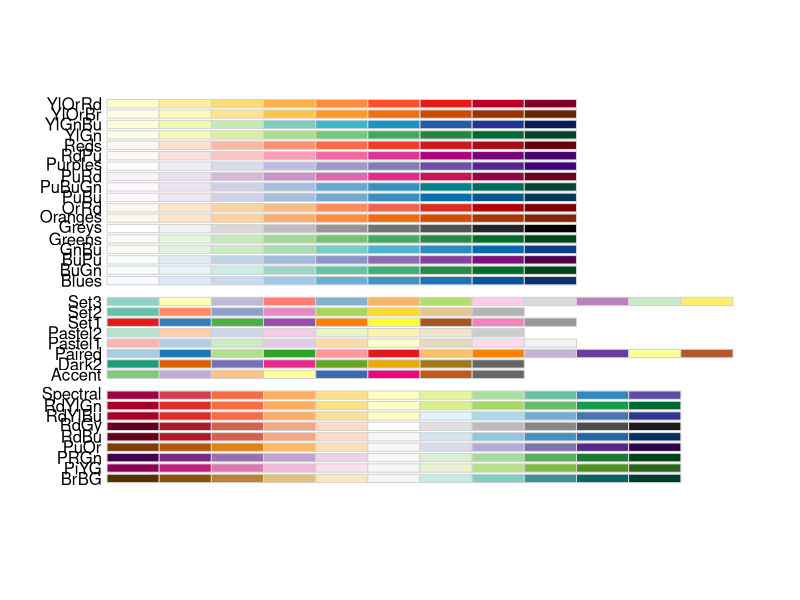
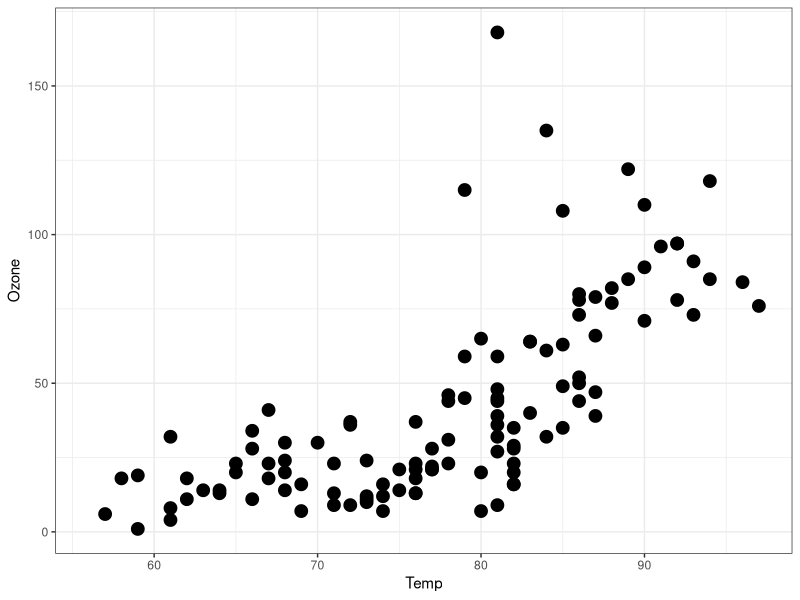
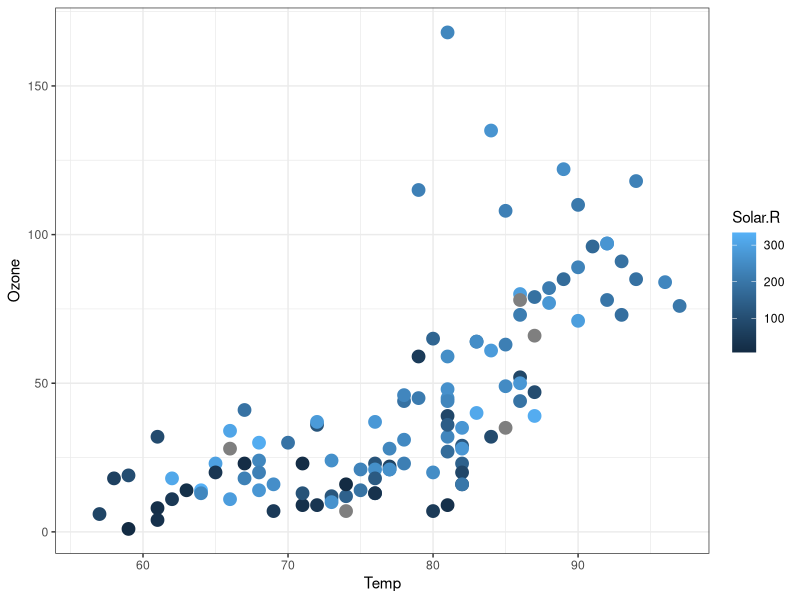
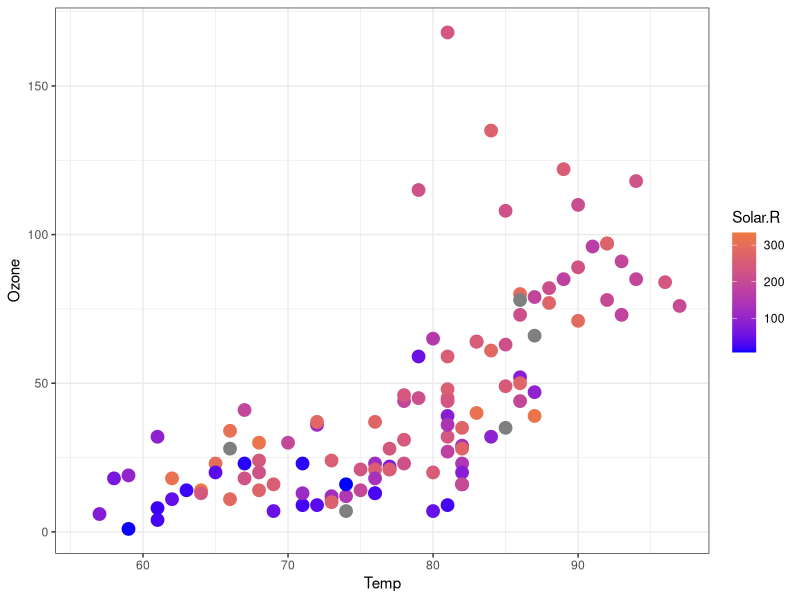
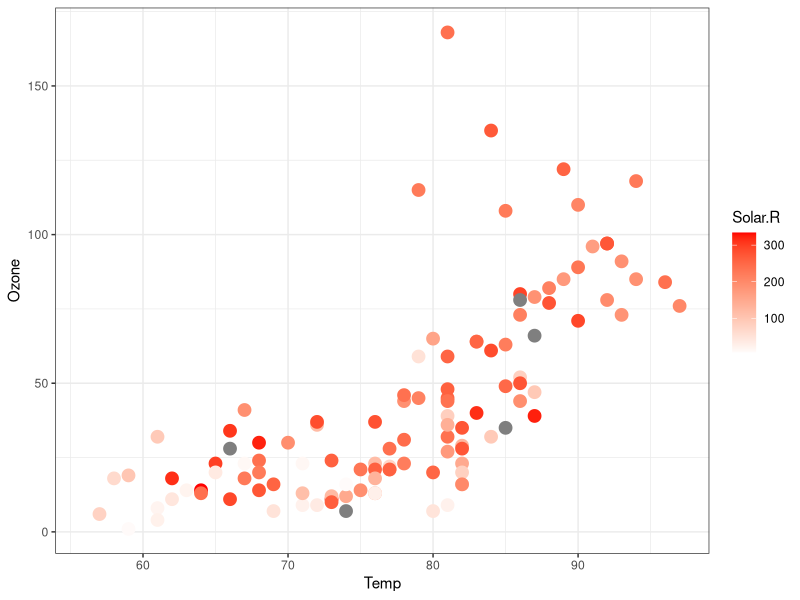
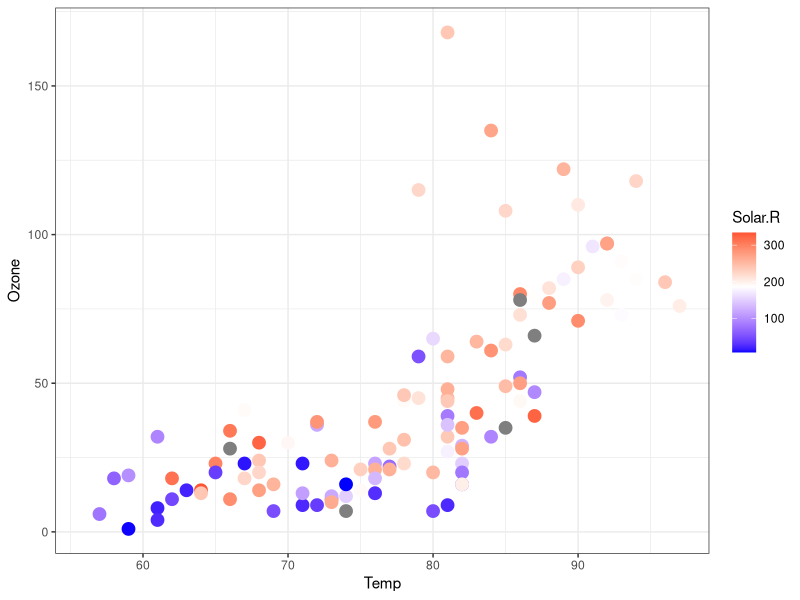
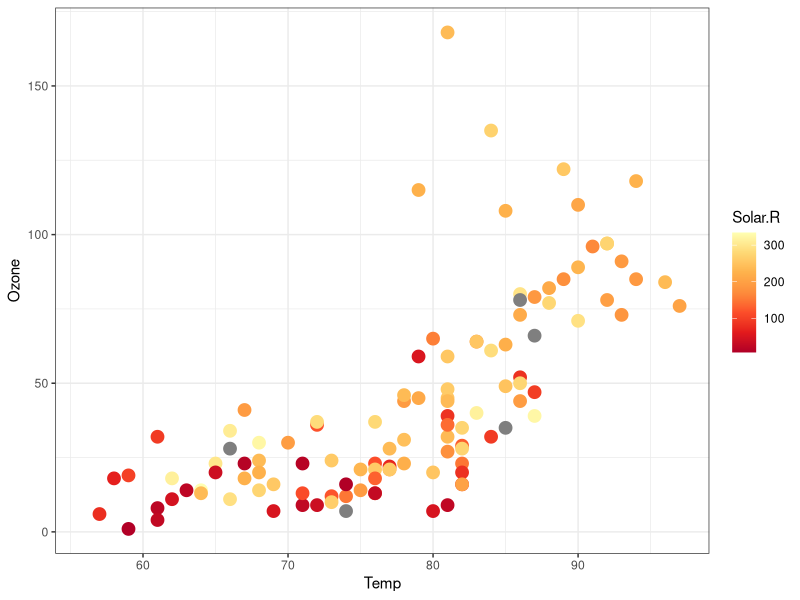
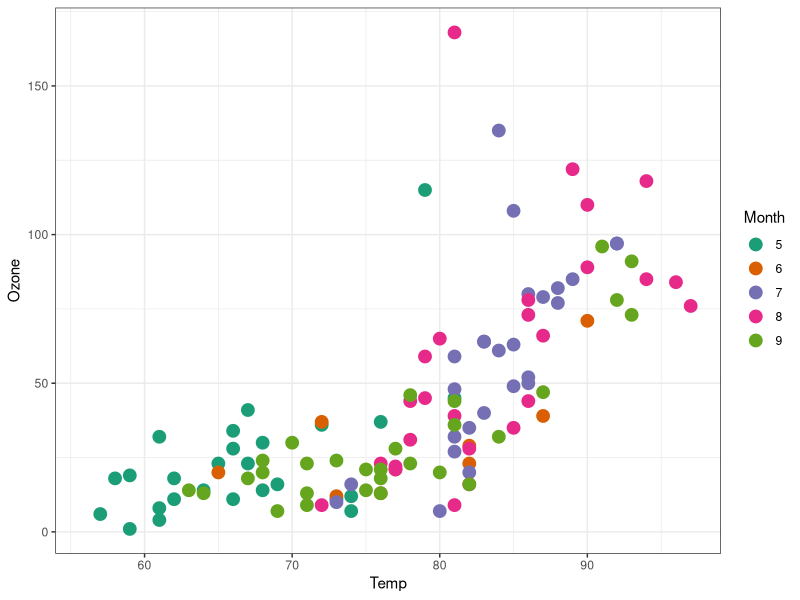

Write R code to recreate these figures, in order. (Note: this script raises an error after producing the figures.)
library(tidyverse)

############ install RColorBrewer
if (!requireNamespace("RColorBrewer", quietly = TRUE)) {
  install.packages("RColorBrewer")
}
library(RColorBrewer)

############  displays the a few palettes 
RColorBrewer::display.brewer.all()

############ revisit airquality data
airquality |> as_tibble()

############ Temp vs Ozone
airquality |>
  ggplot(aes(Temp, Ozone)) + 
  geom_point(size = 4) + 
  theme_bw()

############ scale_color_continuous
############ continuous data values are mapped onto the color
airquality |> 
  ggplot(aes(Temp, Ozone)) + 
  geom_point(aes(color = Solar.R), size = 4) + 
  theme_bw()

############ scale_color_gradient creates a two colour gradient (low-high),
airquality |> 
  ggplot(aes(Temp, Ozone)) + 
  geom_point(aes(color = Solar.R), size = 4) +
  scale_color_gradient(low = "blue", high = "sienna2")+ 
  theme_bw()

############ scale_color_gradient2creates a diverging clour gradient (low-mid-high)
airquality |> 
  ggplot(aes(Temp, Ozone)) + 
  geom_point(aes(color = Solar.R), size = 4) +
  scale_color_gradient2(low = "black", mid = "white" , high = "red")+ 
  theme_bw()


############ meaningful midpoint in diverging scale
airquality |>
  ggplot(aes(Temp, Ozone)) +
  geom_point(aes(color = Solar.R), size = 4) +
  scale_color_gradient2(
    low = "blue", mid = "white", high = "red",
    midpoint = mean(airquality$Solar.R, na.rm = TRUE)
  ) +
  theme_bw()

############ scale_color_distiller for continuous data using palette
airquality |>
  ggplot(aes(Temp, Ozone)) +
  geom_point(aes(color = Solar.R), size = 4) +
  scale_color_distiller(palette = "YlOrRd") +
  theme_bw()

############ scale_color_brewer + palette
airquality |> 
  mutate(Month = factor(Month)) |>
  ggplot(aes(Temp, Ozone)) + 
  geom_point(aes(color = Month), size = 4) + 
  scale_color_brewer(type = "qual", palette = "Dark2")+ 
  theme_bw()

############ scale_color_brewer qualitative + palette = Set 1
airquality |> 
  mutate(Month = factor(Month)) |>
  ggplot(aes(Temp, Ozone)) + 
  geom_point(aes(color = Month), size = 4) + 
  scale_color_brewer(type = "qual", palette = "Set1")+ 
  theme_bw()

############ scale_color_manual comparison
airquality |>
  mutate(Month = factor(Month)) |>
  ggplot(aes(Temp, Ozone)) +
  geom_point(aes(color = Month), size = 4) +
  scale_color_manual(
    values = c("red", "blue", "green", "purple", "orange")) +
  theme_bw()


############ WRONG: using qualitative palette for continuous variable
airquality |>
  ggplot(aes(Temp, Ozone)) +
  geom_point(aes(color = Solar.R), size = 4) +
  scale_color_brewer(type = "qual", palette = "Dark2") +
  theme_bw()
# error since we use qualitative palette for continuous variable Solar.R 









